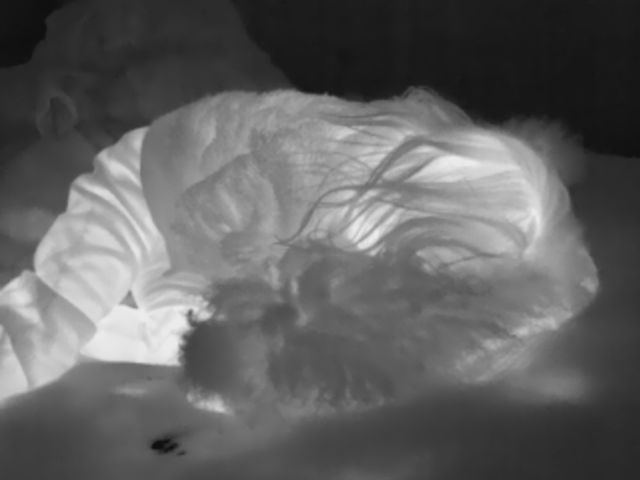
#> input picture sigrid_rollo.jpg, 640 x 480 px
$ jupyter execute zoom_concept.ipynb   (shell and % lines are left out)
#> lines starting #> are read from the running program, lines starting #| are printed output that depends on the picture
[cell 1]
from io import BytesIO
import math as m

import pandas as pd
import numpy as np
import ipywidgets as widgets
from PIL import Image
import matplotlib.pyplot as plt

pd.options.display.precision = 2

[cell 2]
STEP_FACTOR = 2 ** (1 / 2)
MIN_ZOOM = 0.8
IMAGE_PATH = "sigrid_rollo.jpg"
ZOOM_STEPS = [1, 2, 4, 6, 8]

Calculate the zoom for a given step:
* zoom: $z$
* step: $s$
* STEP_FACTOR: $f$

$$
  z = f ^ s
$$
$$
  \ln{z} = s \ln{f}
$$
$$
  s = \frac{\ln{z}}{\ln{f}}
$$

[cell 3]
min_zoom_step = m.log(MIN_ZOOM) / m.log(STEP_FACTOR)

extra_zoom_steps = [m.log(zoom) / m.log(STEP_FACTOR) for zoom in ZOOM_STEPS]

steps = pd.Series(
    STEP_FACTOR ** (index := np.array([min_zoom_step] + list(range(7)))),
    index,
)

steps_man = pd.Series(
    STEP_FACTOR ** (index := np.array([min_zoom_step] + extra_zoom_steps)),
    index,
)

cont = pd.Series(
    STEP_FACTOR
    ** (index := np.arange(steps.index[-1], steps.index[0] + 0.001, -1 / 4)),
    index,
)

fig, (ax_log, ax_lin) = plt.subplots(2, 1, sharex=True, figsize=[8, 8])
ax_log.set_ylabel("zoom (logarithmic)")
ax_log.set_yscale("log", base=2, subs=[2**0.5])
ax_lin.set_ylabel("zoom")
ax_lin.yaxis.set_major_formatter("{x:.3g}")
ax_lin.set_yticks(steps.values)

for ax, logy in [(ax_log, True), (ax_lin, False)]:
    ax.set_xlabel("time = geometric step")
    ax.set_xticks(steps.index)
    ax.xaxis.set_major_formatter("{x:.2g}")

    cont.plot(style="k.-", alpha=0.5, ax=ax, label="STEP_FACTOR/4 steps")

    steps.plot(style="rx", ax=ax, label="STEP_FACTOR steps")

    steps_man.plot(style="b+", ax=ax, label="[1,2,4,6,8] steps")

ax_log.legend()
pass
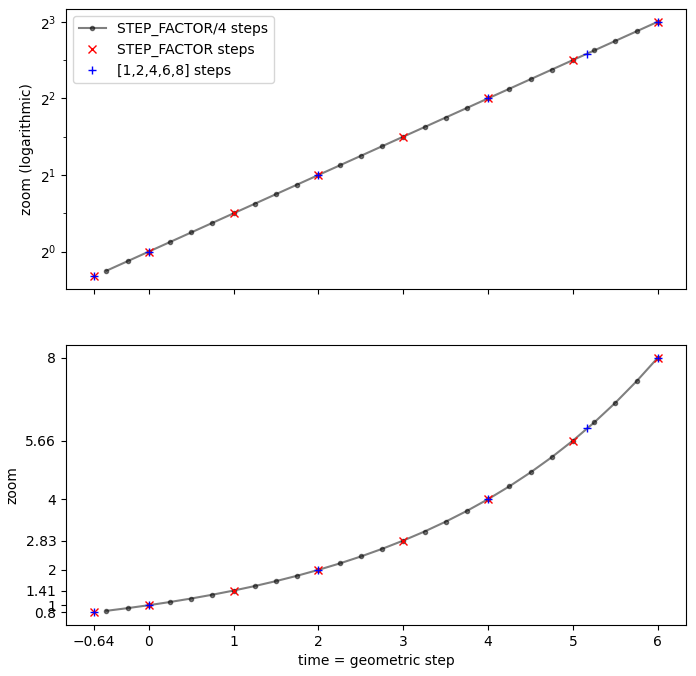
#> figure drawn by matplotlib, 2 panels

[cell 4]
g_steps = pd.Series([MIN_ZOOM, 1, 2, 4, 6, 8])
g_scale = np.arange(0, len(g_steps) - 1 + 0.001, 1 / 4)
g = pd.Series(np.interp(g_scale, g_steps.index, g_steps.values), g_scale)

fig, (ax_log, ax_lin) = plt.subplots(2, 1, sharex=True, figsize=[8, 8])
ax_log.set_ylabel("zoom (logarithmic)")
ax_log.set_yscale("log", base=2, subs=[2**0.5])
ax_lin.set_ylabel("zoom")
# ax_lin.yaxis.set_major_formatter("{x:.3g}")
ax_lin.set_yticks(g_steps.values)

for ax, logy in [(ax_log, True), (ax_lin, False)]:
    ax.set_xlabel("time = zoom table progression")
    ax.set_xticks(g_steps.index)
    ax.xaxis.set_major_formatter("{x:.2g}")

    g.plot(style="k.-", alpha=0.5, ax=ax, label="interpolation")

    g_steps.plot(style="b+", ax=ax, label="[1,2,4,6,8] steps")

ax_log.legend()
pass
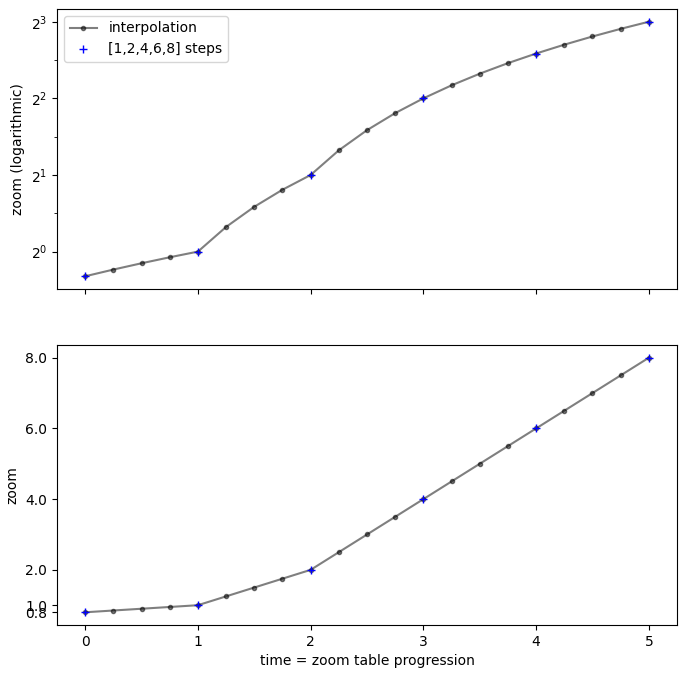
#> figure drawn by matplotlib, 2 panels; panel 2: curve peaks at x = 5, y = 8

[cell 5]
im = Image.open(IMAGE_PATH)
#> im is the input picture: PIL image 640x480 RGB; min 13, max 238, mean 97.3

w_zoomed = widgets.Image(
    layout=widgets.Layout(width="640px"),
)

w_step = widgets.FloatSlider(
    description="step",
    value=0.0,
    min=steps.index[0],
    max=steps.index[-1],
    step=0.01,
    layout=widgets.Layout(width="640px"),
)
w_zoom = widgets.FloatSlider(
    description="zoom",
    value=1.0,
    min=steps.values[0],
    max=steps.values[-1],
    step=0.01,
    layout=widgets.Layout(width="640px"),
)


def set_step(step=0.0):
    scale = STEP_FACTOR ** (step - steps.index[0])
    size0 = np.array(im.size)
    size1 = size0 / scale
    corners = size0 / 2 + size1 / 2 * np.array([[-1], [1]])
    zoomed = im.crop(corners.flatten().tolist()).resize(size0)
    b = BytesIO()
    zoomed.save(b, "png")
    return b.getvalue()


widgets.dlink(
    (w_step, "value"),
    (w_zoomed, "value"),
    set_step,
)

widgets.link(
    (w_step, "value"),
    (w_zoom, "value"),
    (lambda step: STEP_FACTOR**step, lambda zoom: m.log(zoom) / m.log(STEP_FACTOR)),
)

widgets.VBox([w_zoomed, w_zoom, w_step])
